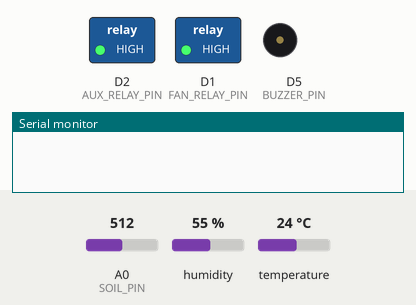
The sketch below on a simulated ESP8266 (NodeMCU). Parts: switched loads named in the sketch (green lamp = pin HIGH), buzzer (waves = sounding, pin HIGH), the last lines printed to the serial monitor. The inputs (shaded band) are chosen by the test bench; at power-on: humidity 55 %, temperature 24 °C, A0 (SOIL_PIN) = 512. WiFi joins after 1.5 s; servers stay silent unless stated; no MQTT or app messages arrive unless stated.

Above: at 5.8 s.
5.9 s: humidity set to 88 %
11.5 s: humidity set to 91 %
At 21.2 s:
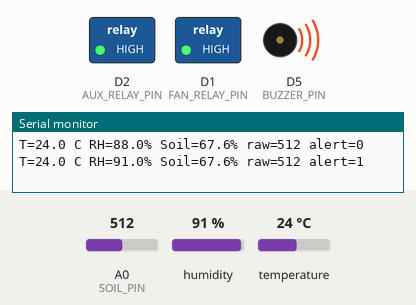
21.5 s: humidity set to 22 %
At 31.2 s:
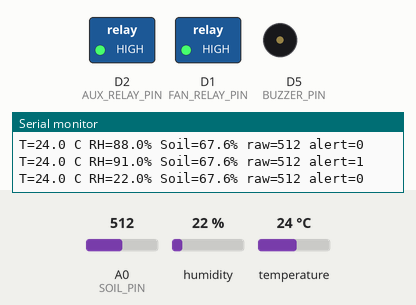
31.5 s: temperature set to 34 °C
41.2 s: temperature set to 37 °C
At 50.5 s:
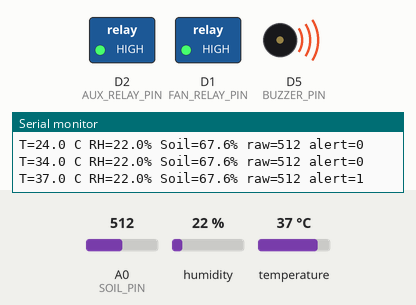
Timing chart, 0 to 52.0 s (numbered marks = the images above; inputs shaded):
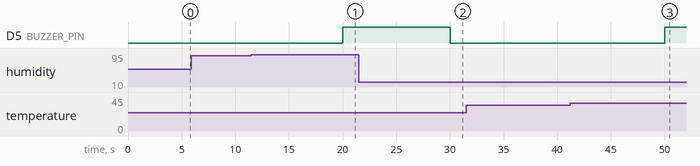

Measured:
- the behaviour switches between 89 and 90 % on humidity (found by bisection; images 0 and 1)
- the behaviour switches between 35 and 36 °C on temperature (found by bisection; images 2 and 3)
- after the input at 11.5 s, D5 (BUZZER_PIN): LOW → HIGH after 8.5 s
- after the input at 21.5 s, D5 (BUZZER_PIN): HIGH → LOW after 8.5 s
- after the input at 41.2 s, D5 (BUZZER_PIN): LOW → HIGH after 8.8 s

The sketch:

esp8266_postharvest_monitor.ino
```cpp
/*
  Post-harvest monitoring node — ESP8266 NodeMCU
  Sensors: DHT11 (temperature/RH), YL-69 analog output (soil moisture)
  Outputs: buzzer, relay-controlled low-voltage DC fan, auxiliary relay.
  MQTT telemetry: postharvest/device01/telemetry
  MQTT control:   postharvest/device01/control

  SAFETY: Never connect a fan, pump, or other load directly to a GPIO.
  Use a suitable relay module/driver and separate correctly-rated supply.
  This classroom sketch is intended for low-voltage DC loads. Do not wire
  mains voltage on a breadboard; mains work requires qualified supervision.
*/
#include <ESP8266WiFi.h>
#include <PubSubClient.h>
#include <DHT.h>
#include <ArduinoJson.h>

const char* WIFI_SSID = "YOUR_WIFI_NAME";
const char* WIFI_PASSWORD = "YOUR_WIFI_PASSWORD";
const char* MQTT_HOST = "YOUR_MQTT_BROKER_HOST";
const uint16_t MQTT_PORT = 1883; // Use TLS-capable configuration for public networks.
const char* MQTT_USER = "";      // Optional; set broker credentials if required.
const char* MQTT_PASSWORD = "";

const char* TELEMETRY_TOPIC = "postharvest/device01/telemetry";
const char* CONTROL_TOPIC = "postharvest/device01/control";

#define DHT_PIN D4
#define DHT_TYPE DHT11
#define SOIL_PIN A0
#define BUZZER_PIN D5
#define FAN_RELAY_PIN D1
#define AUX_RELAY_PIN D2

// Many relay boards are active LOW. Change these if your board is active HIGH.
const uint8_t RELAY_ON = LOW;
const uint8_t RELAY_OFF = HIGH;

// Calibrate these two raw ADC values for your actual YL-69 module and soil.
// Read dry-air/dry-soil and wet-soil values; never assume these defaults are calibrated.
const int SOIL_DRY_RAW = 850;
const int SOIL_WET_RAW = 350;

const unsigned long SENSOR_INTERVAL_MS = 10000;
const unsigned long WIFI_RETRY_MS = 10000;
const unsigned long MQTT_RETRY_MS = 5000;

DHT dht(DHT_PIN, DHT_TYPE);
WiFiClient wifiClient;
PubSubClient mqtt(wifiClient);
unsigned long lastSensorRead = 0;
unsigned long lastWifiAttempt = 0;
unsigned long lastMqttAttempt = 0;

float latestTemp = NAN, latestHumidity = NAN, latestSoil = NAN;

float soilPercent(int raw) {
  // Most capacitive/resistive module outputs decrease as wetness increases.
  // Clamp and map the calibrated dry/wet endpoints to 0..100%.
  float pct = 100.0f * (SOIL_DRY_RAW - raw) / (float)(SOIL_DRY_RAW - SOIL_WET_RAW);
  return constrain(pct, 0.0f, 100.0f);
}

void setRelay(uint8_t pin, bool on) {
  digitalWrite(pin, on ? RELAY_ON : RELAY_OFF);
}

void mqttCallback(char* topic, byte* payload, unsigned int length) {
  if (String(topic) != CONTROL_TOPIC) return;
  StaticJsonDocument<192> doc;
  DeserializationError err = deserializeJson(doc, payload, length);
  if (err) return;
  if (doc.containsKey("fan")) setRelay(FAN_RELAY_PIN, doc["fan"].as<bool>());
  if (doc.containsKey("aux")) setRelay(AUX_RELAY_PIN, doc["aux"].as<bool>());
}

void connectWiFi() {
  if (WiFi.status() == WL_CONNECTED) return;
  if (millis() - lastWifiAttempt < WIFI_RETRY_MS) return;
  lastWifiAttempt = millis();
  WiFi.mode(WIFI_STA);
  WiFi.begin(WIFI_SSID, WIFI_PASSWORD);
}

void connectMQTT() {
  if (mqtt.connected() || WiFi.status() != WL_CONNECTED) return;
  if (millis() - lastMqttAttempt < MQTT_RETRY_MS) return;
  lastMqttAttempt = millis();
  String clientId = "postharvest-esp8266-" + String(ESP.getChipId(), HEX);
  bool connected;
  if (strlen(MQTT_USER) > 0) connected = mqtt.connect(clientId.c_str(), MQTT_USER, MQTT_PASSWORD);
  else connected = mqtt.connect(clientId.c_str());
  if (connected) mqtt.subscribe(CONTROL_TOPIC);
}

void publishTelemetry() {
  if (!mqtt.connected() || isnan(latestTemp) || isnan(latestHumidity)) return;
  StaticJsonDocument<192> doc;
  doc["temperature_c"] = latestTemp;
  doc["relative_humidity_pct"] = latestHumidity;
  doc["soil_moisture_pct"] = latestSoil;
  doc["device_id"] = "device01";
  doc["uptime_ms"] = millis();
  char payload[192];
  size_t n = serializeJson(doc, payload, sizeof(payload));
  mqtt.publish(TELEMETRY_TOPIC, payload, n);
}

void readSensors() {
  float h = dht.readHumidity();
  float t = dht.readTemperature();
  int raw = analogRead(SOIL_PIN);
  if (!isnan(t) && !isnan(h)) {
    latestTemp = t;
    latestHumidity = h;
    latestSoil = soilPercent(raw);
    publishTelemetry();

    // Simple local warning logic for demonstration. Validate thresholds per crop.
    bool alert = (latestTemp >= 36.0f) || (latestHumidity >= 90.0f) ||
                 (latestTemp >= 32.0f && latestHumidity >= 75.0f);
    digitalWrite(BUZZER_PIN, alert ? HIGH : LOW);
    Serial.printf("T=%.1f C RH=%.1f%% Soil=%.1f%% raw=%d alert=%d\n",
                  latestTemp, latestHumidity, latestSoil, raw, alert);
  } else {
    Serial.println("DHT read failed; check sensor wiring.");
    digitalWrite(BUZZER_PIN, LOW);
  }
}

void setup() {
  Serial.begin(115200);
  pinMode(BUZZER_PIN, OUTPUT);
  pinMode(FAN_RELAY_PIN, OUTPUT);
  pinMode(AUX_RELAY_PIN, OUTPUT);
  digitalWrite(BUZZER_PIN, LOW);
  setRelay(FAN_RELAY_PIN, false);
  setRelay(AUX_RELAY_PIN, false);
  dht.begin();
  mqtt.setServer(MQTT_HOST, MQTT_PORT);
  mqtt.setCallback(mqttCallback);
  WiFi.mode(WIFI_STA);
  WiFi.begin(WIFI_SSID, WIFI_PASSWORD);
}

void loop() {
  connectWiFi();
  connectMQTT();
  if (mqtt.connected()) mqtt.loop();
  if (millis() - lastSensorRead >= SENSOR_INTERVAL_MS) {
    lastSensorRead = millis();
    readSensors();
  }
  delay(5);
}
```
